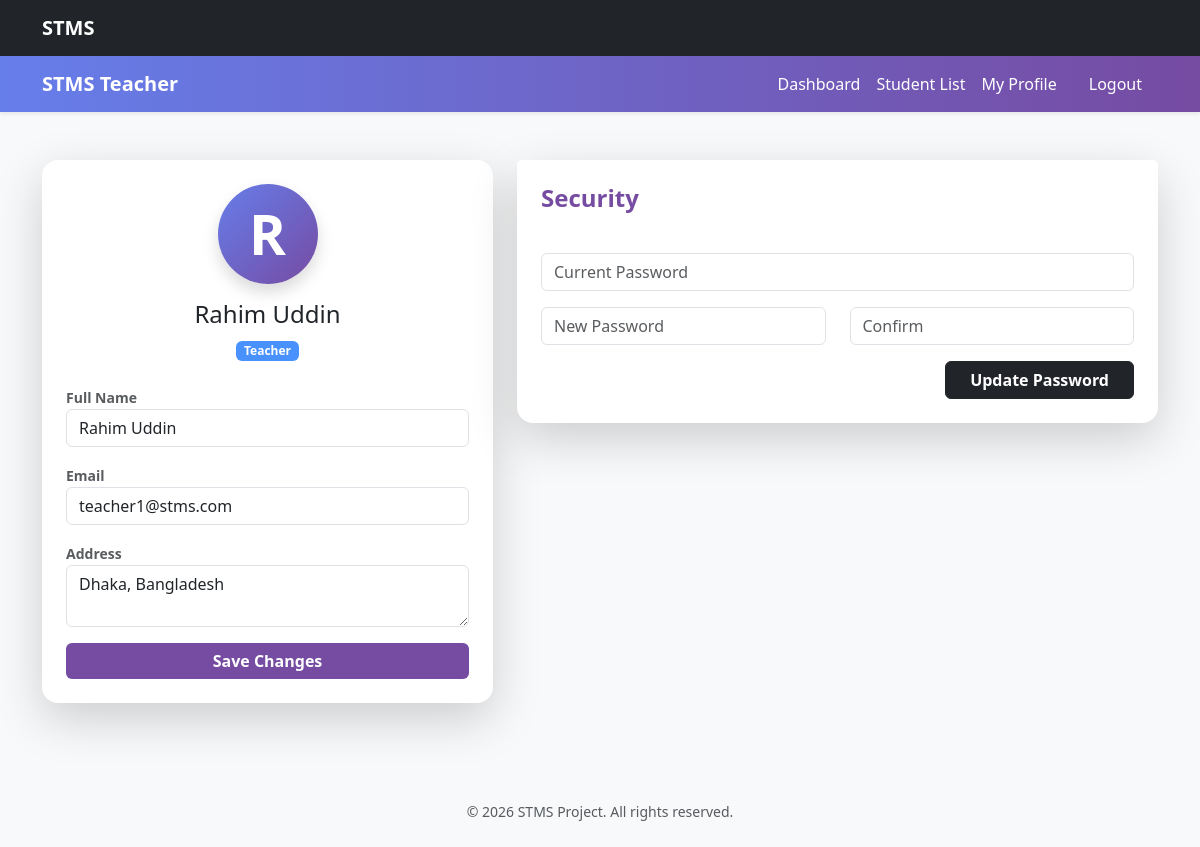
The app's page /profile.php (signed in) with its own data.
### tables this page shows
CREATE TABLE users (
    id INT AUTO_INCREMENT PRIMARY KEY,
    full_name VARCHAR(100) NOT NULL,
    email VARCHAR(100) NOT NULL UNIQUE,
    password VARCHAR(255) NOT NULL,
    role ENUM('admin', 'teacher', 'student') NOT NULL,
    address TEXT NULL,
    department VARCHAR(100) NULL,
    created_at TIMESTAMP DEFAULT CURRENT_TIMESTAMP
);

### profile.php (the view, shortened to what this page needs)
<?php
include 'config/database.php';
$user_id = $_SESSION['user_id'];
$stmt = $conn->prepare("SELECT * FROM users WHERE id = :id");
$stmt->execute([':id' => $user_id]);
$profile = $stmt->fetch(PDO::FETCH_ASSOC);
include 'templates/header.php';
if ($_SESSION['user_role'] == 'admin') include 'templates/nav_admin.php';
elseif ($_SESSION['user_role'] == 'teacher') include 'templates/nav_teacher.php';
elseif ($_SESSION['user_role'] == 'student') include 'templates/nav_student.php';
?>
<div class="container py-5">
    <div class="row">
        <div class="col-md-5 mb-4">
            <div class="card border-0 shadow-lg rounded-4">
                <div class="card-body p-4">
                    <div class="text-center mb-4">
                        <div class="rounded-circle d-inline-flex align-items-center justify-content-center text-white fw-bold display-4 shadow" style="width: 100px; height: 100px; background: linear-gradient(135deg, #667eea, #764ba2);">
                             <?php echo strtoupper(substr($profile['full_name'], 0, 1)); ?>
                        </div>
                        <h4 class="mt-3"><?php echo htmlspecialchars($profile['full_name']); ?></h4>
                        <span class="badge bg-primary bg-opacity-75"><?php echo ucfirst($profile['role']); ?></span>
                    </div>
                    <form method="POST">
                        <div class="mb-3"><label class="small text-muted fw-bold">Full Name</label><input type="text" name="full_name" class="form-control" value="<?php echo htmlspecialchars($profile['full_name']); ?>" required></div>
                        <div class="mb-3"><label class="small text-muted fw-bold">Email</label><input type="email" name="email" class="form-control" value="<?php echo htmlspecialchars($profile['email']); ?>" required></div>
                        <div class="mb-3"><label class="small text-muted fw-bold">Address</label><textarea name="address" class="form-control" rows="2"><?php echo htmlspecialchars($profile['address']); ?></textarea></div>
                        <button type="submit" name="update_info" class="btn btn-primary w-100 fw-bold" style="background: #764ba2; border:none;">Save Changes</button>
                    </form>
                </div>
            </div>
        </div>
        <div class="col-md-7">
            <div class="card border-0 shadow-lg rounded-4">
                <div class="card-header bg-white border-0 pt-4 px-4"><h4 class="fw-bold" style="color: #764ba2;">Security</h4></div>
                <div class="card-body p-4">
                    <form method="POST">
                        <div class="mb-3"><input type="password" name="current_password" class="form-control" placeholder="Current Password" required></div>
                        <div class="row">
                            <div class="col-md-6 mb-3"><input type="password" name="new_password" class="form-control" placeholder="New Password" required></div>
                            <div class="col-md-6 mb-3"><input type="password" name="confirm_password" class="form-control" placeholder="Confirm" required></div>
                        </div>
                        <div class="d-flex justify-content-end"><button type="submit" name="update_password" class="btn btn-dark fw-bold px-4">Update Password</button></div>
                    </form>
                </div>
            </div>
        </div>
    </div>
</div>
<?php include 'templates/footer.php'; ?>

### assets/css/style.css (style rules this page uses)
body { font-family: 'Segoe UI', Tahoma, Geneva, Verdana, sans-serif; background-color: #f8f9fa; }

### records on screen
users: full_name "R", full_name "Rahim Uddin", role "Teacher", email "teacher1@stms.com", address "Dhaka, Bangladesh"
